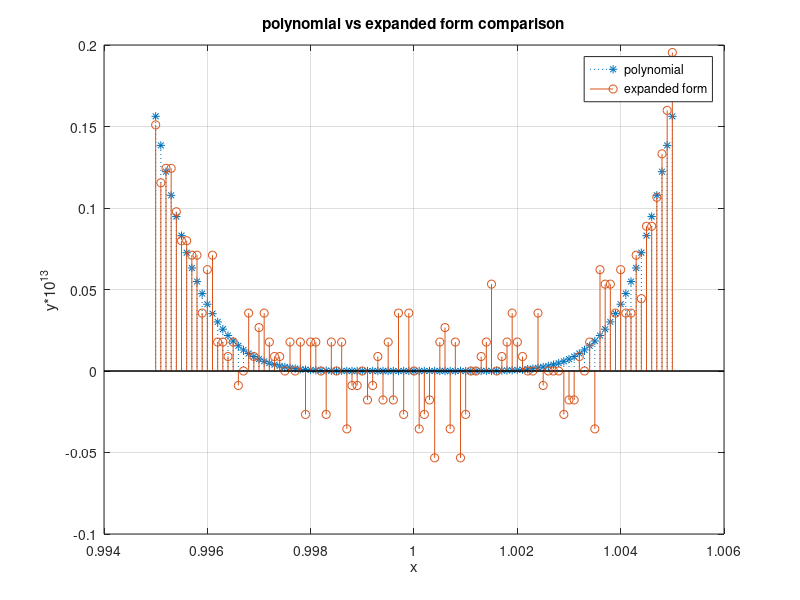

Here is the MATLAB script that generated this plot:
%% Solves qs 1.14 for assignment 1

function polynomialComparison()

% These two will store the results to be plotted from both expressions as
% given in question. res1 is equivalent to (x-1)^6 and res2 is equivalent
% to the expanded version
res1 = [];
res2 = [];

% loop, compute the values and store in res1 and res2. Range and step of
% loop is specified according to the question
for x = 0.995 : 0.0001 : 1.005
    eq1 = (x-1)^6;
    res1 = [res1 eq1];
    
    eq2 = x^6 - 6*x^5 + 15*x^4 - 20*x^3 + 15*x^2 - 6*x + 1;
    res2 = [res2 eq2];
end

% defining x-axis
x = 0.995 : 0.0001 : 1.005;
% scaling the values for y-axis
res1 = res1./1*10^13;
res2 = res2./1*10^13;

% plot
figure
stem(x, res1, ':*')
hold on
stem(x, res2)
title('polynomial vs expanded form comparison');
legend('polynomial', 'expanded form');
xlabel('x');
ylabel('y*10^{13}');
grid on

end